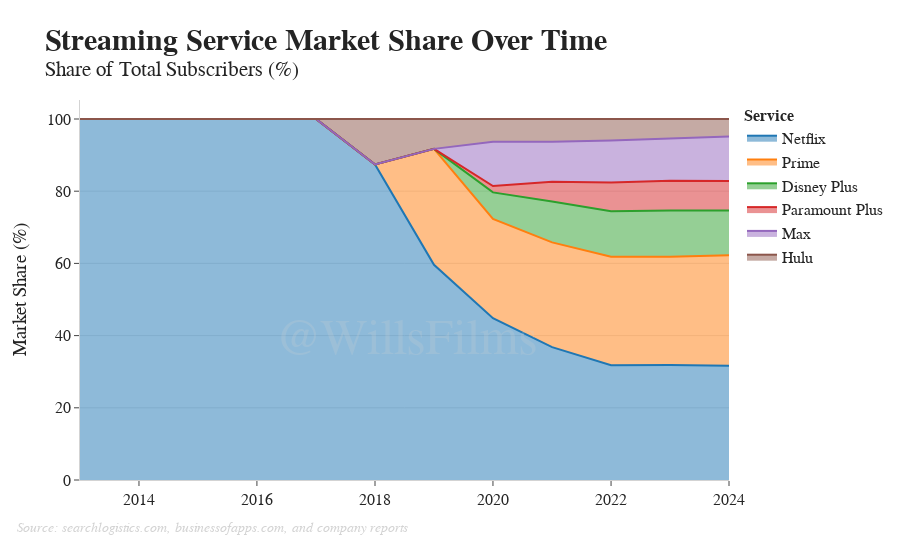

This figure's notebook cell:
### Markdown cell above
Market share over time

### Code cell
# Calculate market share for each service over time
df_market_share = df.copy()
service_cols = [col for col in df.columns if col != 'Year']
df_market_share['Total'] = df_market_share[service_cols].sum(axis=1, skipna=True)
for col in service_cols:
    df_market_share[col] = df_market_share[col] / df_market_share['Total'] * 100

# Melt to long format for plotting
df_market_share_long = df_market_share.melt(id_vars='Year', value_vars=service_cols, 
                                            var_name='Service', value_name='Market Share (%)')

fig_market_share = px.area(
    df_market_share_long,
    x='Year',
    y='Market Share (%)',
    color='Service',
    title='<b>Streaming Service Market Share Over Time</b><br><sup>Share of Total Subscribers (%)</sup>',
    template='simple_white'
)

fig_market_share.update_layout(
    yaxis_title='Market Share (%)',
    xaxis_title='',
    font=dict(size=16, family='Trebuchet MS'),
    title_font=dict(family="Trebuchet MS", size=30),
    legend=dict(title_font=dict(weight='bold', size=16)),
    xaxis=dict(showgrid=False, linecolor='lightgray'),
    yaxis=dict(showgrid=True, linecolor='lightgray'),
    annotations=[
        # Source info
        dict(
            x=-0.1,
            y=-0.15,
            xref="paper",
            yref="paper",
            showarrow=False,
            text='Source: searchlogistics.com, businessofapps.com,\nand company reports',
            font=dict(size=14, color='lightgray', style='italic'),
            yanchor='bottom'
        ),
        # Watermark
        dict(
            text="@WillsFilms",
            x=0.3,
            y=0.3,
            xref="paper",
            yref="paper",
            showarrow=False,
            font=dict(size=50, color="lightgrey"),
            align="center",
            valign="middle",
            opacity=0.2,
        )
    ]
)

fig_market_share.show()

### Figure 1 — Plotly figure (JSON) as saved in the notebook; plotly's stock layout.template omitted (floating-point values rounded to 4 significant figures)
{"data": [{"fillpattern": {"shape": ""}, "hovertemplate": "Service=Netflix<br>Year=%{x}<br>Market Share (%)=%{y}<extra></extra>", "legendgroup": "Netflix", "line": {"color": "#1F77B4"}, "marker": {"symbol": "circle"}, "mode": "lines", "name": "Netflix", "orientation": "v", "showlegend": true, "stackgroup": "1", "type": "scatter", "x": ["2013-01-01T00:00:00", "2014-01-01T00:00:00", "2015-01-01T00:00:00", "2016-01-01T00:00:00", "2017-01-01T00:00:00", "2018-01-01T00:00:00", "2019-01-01T00:00:00", "2020-01-01T00:00:00", "2021-01-01T00:00:00", "2022-01-01T00:00:00", "2023-01-01T00:00:00", "2024-01-01T00:00:00"], "xaxis": "x", "y": [100, 100, 100, 100, 100, 87.39, 59.61, 44.8, 36.8, 31.77, 31.83, 31.65], "yaxis": "y"}, {"fillpattern": {"shape": ""}, "hovertemplate": "Service=Prime<br>Year=%{x}<br>Market Share (%)=%{y}<extra></extra>", "legendgroup": "Prime", "line": {"color": "#FF7F0E"}, "marker": {"symbol": "circle"}, "mode": "lines", "name": "Prime", "orientation": "v", "showlegend": true, "stackgroup": "1", "type": "scatter", "x": ["2013-01-01T00:00:00", "2014-01-01T00:00:00", "2015-01-01T00:00:00", "2016-01-01T00:00:00", "2017-01-01T00:00:00", "2018-01-01T00:00:00", "2019-01-01T00:00:00", "2020-01-01T00:00:00", "2021-01-01T00:00:00", "2022-01-01T00:00:00", "2023-01-01T00:00:00", "2024-01-01T00:00:00"], "xaxis": "x", "y": [null, null, null, null, null, null, 32.11, 27.5, 29.03, 30.1, 29.99, 30.59], "yaxis": "y"}, {"fillpattern": {"shape": ""}, "hovertemplate": "Service=Disney Plus<br>Year=%{x}<br>Market Share (%)=%{y}<extra></extra>", "legendgroup": "Disney Plus", "line": {"color": "#2CA02C"}, "marker": {"symbol": "circle"}, "mode": "lines", "name": "Disney Plus", "orientation": "v", "showlegend": true, "stackgroup": "1", "type": "scatter", "x": ["2013-01-01T00:00:00", "2014-01-01T00:00:00", "2015-01-01T00:00:00", "2016-01-01T00:00:00", "2017-01-01T00:00:00", "2018-01-01T00:00:00", "2019-01-01T00:00:00", "2020-01-01T00:00:00", "2021-01-01T00:00:00", "2022-01-01T00:00:00", "2023-01-01T00:00:00", "2024-01-01T00:00:00"], "xaxis": "x", "y": [null, null, null, null, null, null, null, 7.37, 11.35, 12.55, 12.84, 12.41], "yaxis": "y"}, {"fillpattern": {"shape": ""}, "hovertemplate": "Service=Paramount Plus<br>Year=%{x}<br>Market Share (%)=%{y}<extra></extra>", "legendgroup": "Paramount Plus", "line": {"color": "#D62728"}, "marker": {"symbol": "circle"}, "mode": "lines", "name": "Paramount Plus", "orientation": "v", "showlegend": true, "stackgroup": "1", "type": "scatter", "x": ["2013-01-01T00:00:00", "2014-01-01T00:00:00", "2015-01-01T00:00:00", "2016-01-01T00:00:00", "2017-01-01T00:00:00", "2018-01-01T00:00:00", "2019-01-01T00:00:00", "2020-01-01T00:00:00", "2021-01-01T00:00:00", "2022-01-01T00:00:00", "2023-01-01T00:00:00", "2024-01-01T00:00:00"], "xaxis": "x", "y": [null, null, null, null, null, null, null, 1.76, 5.441, 8.012, 8.263, 8.176], "yaxis": "y"}, {"fillpattern": {"shape": ""}, "hovertemplate": "Service=Max<br>Year=%{x}<br>Market Share (%)=%{y}<extra></extra>", "legendgroup": "Max", "line": {"color": "#9467BD"}, "marker": {"symbol": "circle"}, "mode": "lines", "name": "Max", "orientation": "v", "showlegend": true, "stackgroup": "1", "type": "scatter", "x": ["2013-01-01T00:00:00", "2014-01-01T00:00:00", "2015-01-01T00:00:00", "2016-01-01T00:00:00", "2017-01-01T00:00:00", "2018-01-01T00:00:00", "2019-01-01T00:00:00", "2020-01-01T00:00:00", "2021-01-01T00:00:00", "2022-01-01T00:00:00", "2023-01-01T00:00:00", "2024-01-01T00:00:00"], "xaxis": "x", "y": [null, null, null, null, null, null, null, 12.23, 11.11, 11.64, 11.73, 12.34], "yaxis": "y"}, {"fillpattern": {"shape": ""}, "hovertemplate": "Service=Hulu<br>Year=%{x}<br>Market Share (%)=%{y}<extra></extra>", "legendgroup": "Hulu", "line": {"color": "#8C564B"}, "marker": {"symbol": "circle"}, "mode": "lines", "name": "Hulu", "orientation": "v", "showlegend": true, "stackgroup": "1", "type": "scatter", "x": ["2013-01-01T00:00:00", "2014-01-01T00:00:00", "2015-01-01T00:00:00", "2016-01-01T00:00:00", "2017-01-01T00:00:00", "2018-01-01T00:00:00", "2019-01-01T00:00:00", "2020-01-01T00:00:00", "2021-01-01T00:00:00", "2022-01-01T00:00:00", "2023-01-01T00:00:00", "2024-01-01T00:00:00"], "xaxis": "x", "y": [null, null, null, null, null, 12.61, 8.277, 6.336, 6.27, 5.933, 5.349, 4.832], "yaxis": "y"}], "layout": {"annotations": [{"font": {"color": "lightgray", "size": 14, "style": "italic"}, "showarrow": false, "text": "Source: searchlogistics.com, businessofapps.com,\nand company reports", "x": -0.1, "xref": "paper", "y": -0.15, "yanchor": "bottom", "yref": "paper"}, {"align": "center", "font": {"color": "lightgrey", "size": 50}, "opacity": 0.2, "showarrow": false, "text": "@WillsFilms", "valign": "middle", "x": 0.3, "xref": "paper", "y": 0.3, "yref": "paper"}], "font": {"family": "Trebuchet MS", "size": 16}, "legend": {"title": {"font": {"size": 16, "weight": "bold"}, "text": "Service"}, "tracegroupgap": 0}, "title": {"font": {"family": "Trebuchet MS", "size": 30}, "text": "<b>Streaming Service Market Share Over Time</b><br><sup>Share of Total Subscribers (%)</sup>"}, "xaxis": {"anchor": "y", "domain": [0, 1], "linecolor": "lightgray", "showgrid": false, "title": {"text": ""}}, "yaxis": {"anchor": "x", "domain": [0, 1], "linecolor": "lightgray", "showgrid": true, "title": {"text": "Market Share (%)"}}}}
